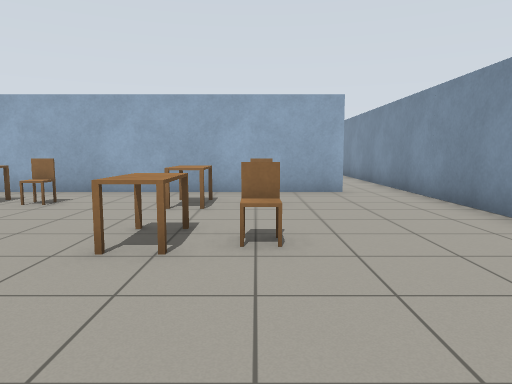
view 1 (above)

23 first-person views from a walk through a robot-simulator world made for Gazebo. The camera is 1 m above the floor, tilts 6° down and sees 70° across. The floor is counted in squares, 1 m on a side. Each view is taken from the middle of a square. On the plan, view 1 faces up. The plan holds only what a view shows up to about 13 squares ahead; the rest is blank. The place goes on beyond the plan. Simple patterns stand in for the simulator's built-in surfaces. Some stock models are drawn as simple stand-ins. Some surface patterns are stand-ins.

view 2
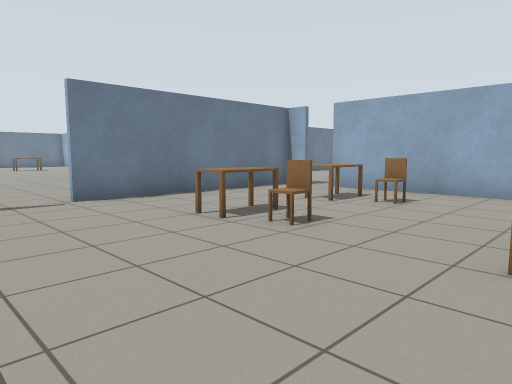

view 3
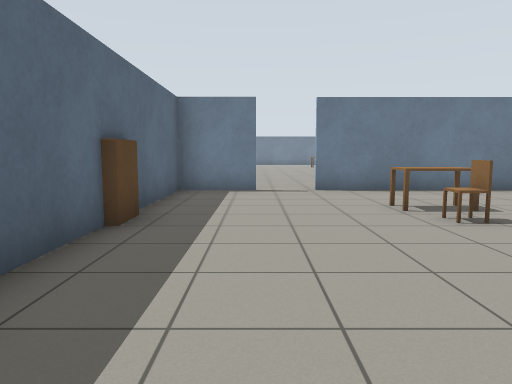

view 4
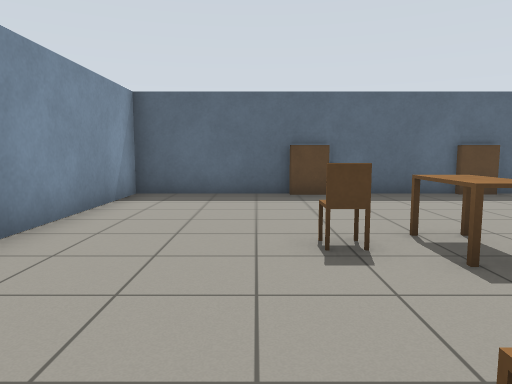

view 5
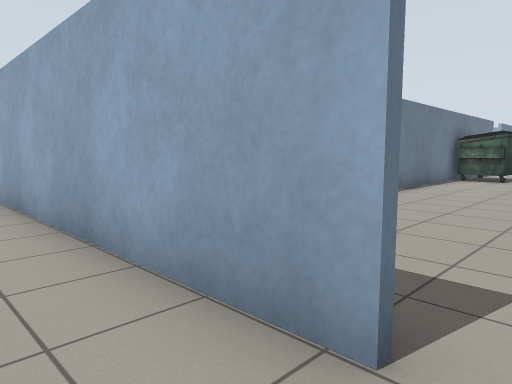

view 6
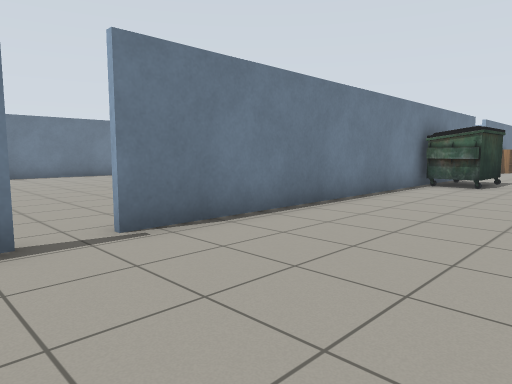

view 7
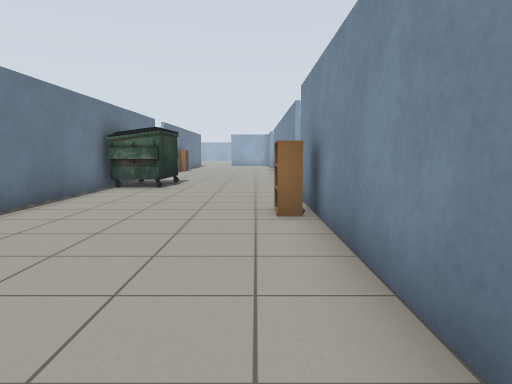

view 8
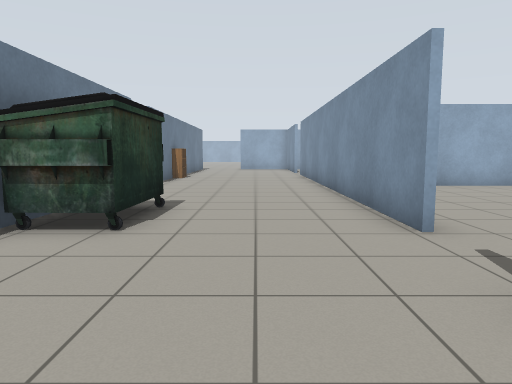

view 9
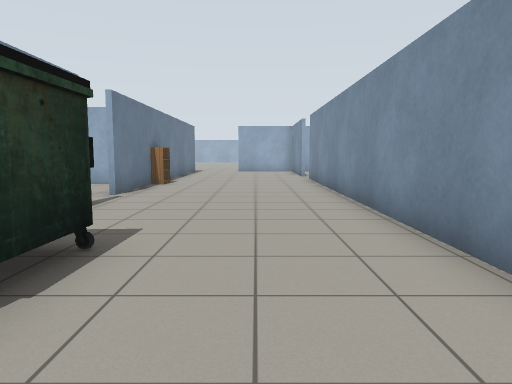

view 10
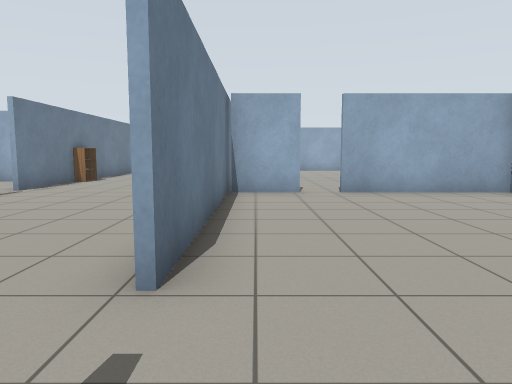

view 11
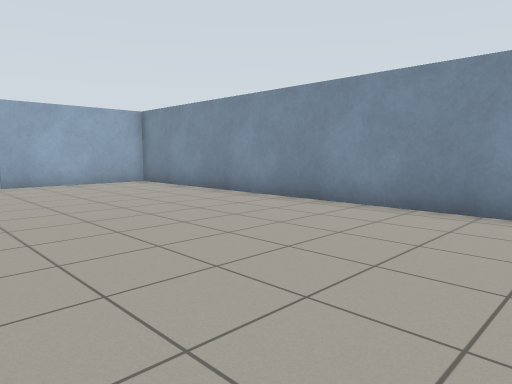

view 12
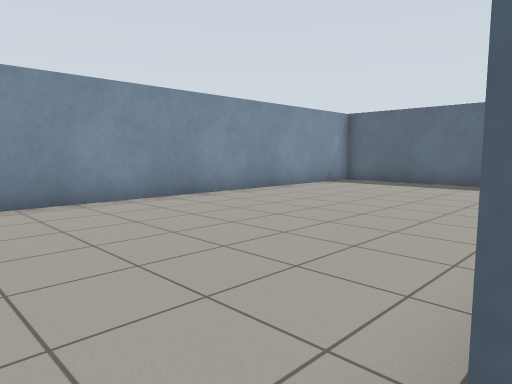

view 13
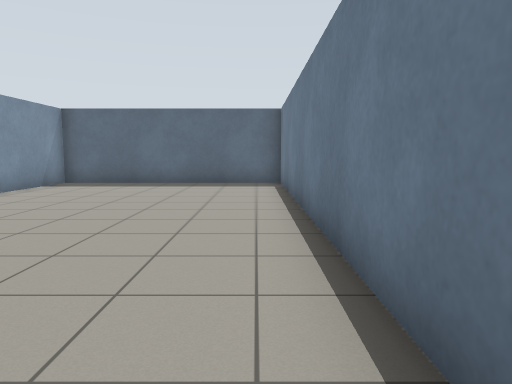

view 14
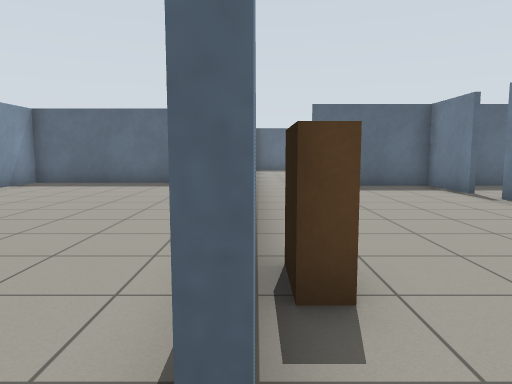

view 15
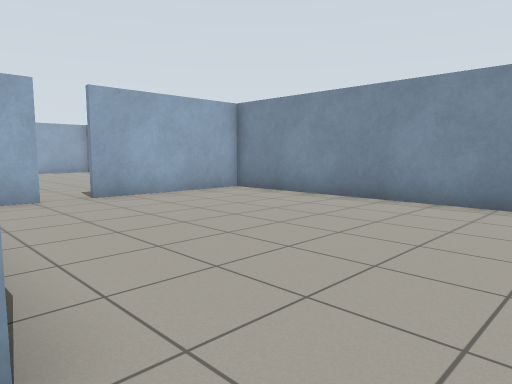

view 16
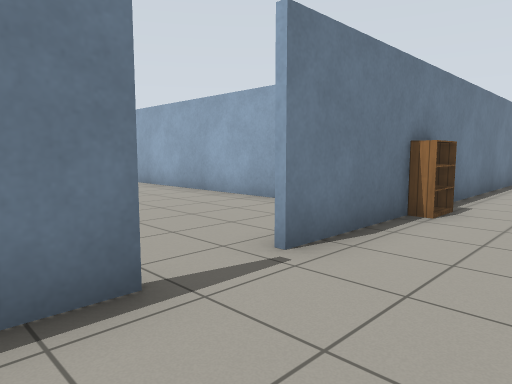

view 17
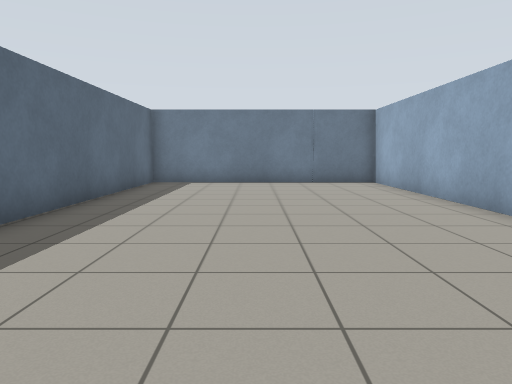

view 18
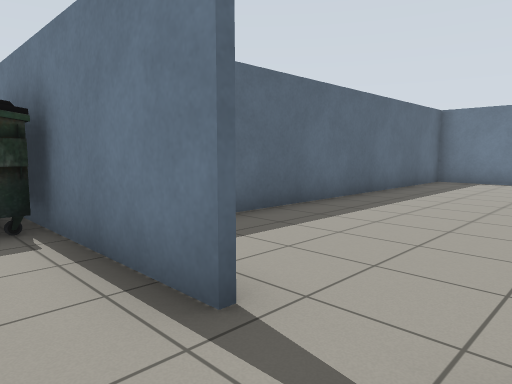

view 19
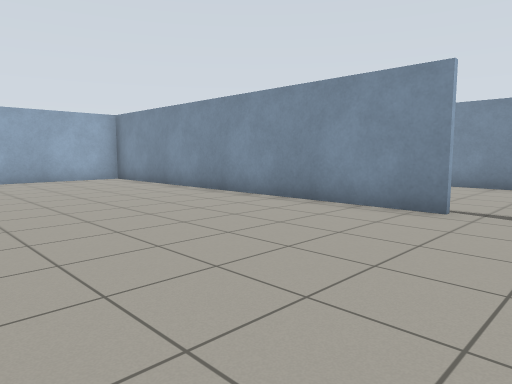

view 20
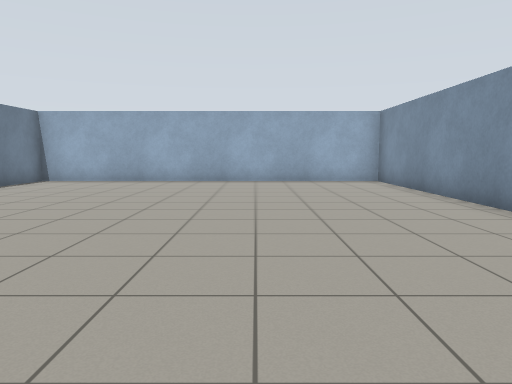

view 21
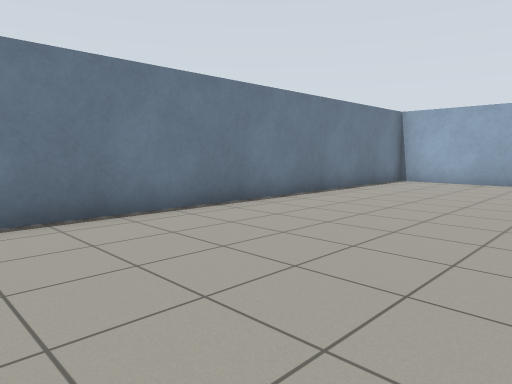

view 22
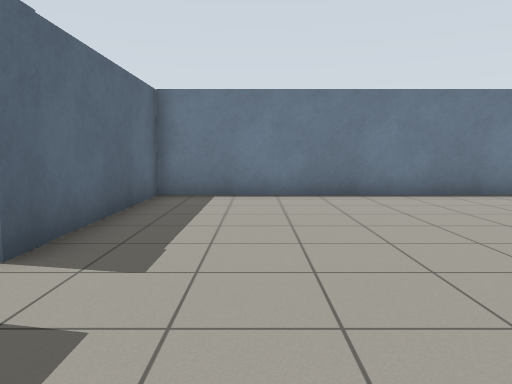

view 23
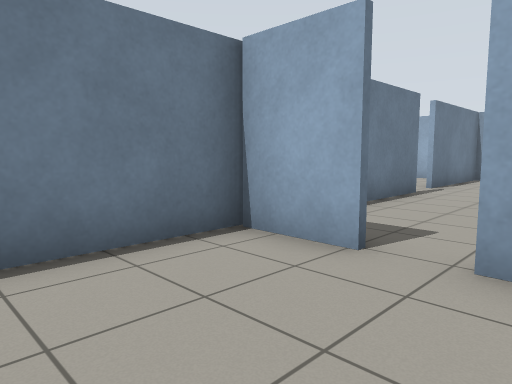

### Floor plan
Ten units are one square. View 1 is at (0, 0); x grows to the right and y downward. Boxes are objects, and circles mark ways between rooms. Rooms are numbered by the first view taken in them; rooms with no view inside come last. Other rooms are left out.
<svg viewBox="-143 -350 263 366">
<path fill="none" stroke="#000" d="M-35 11 -5 11M-82 -95 -90 -95 -90 -26M40 -56 40 -95M24 -95 -72 -95M5 11 40 11 40 -39M-90 -10 -90 11 -45 11M-16 -241 -16 -251M-14 -225 -14 -129M40 -225 40 -341M-14 -282 -14 -255M40 -184 40 -204M-14 -325 -14 -298M-14 -119 -14 -97 9 -97M40 -95 40 -174M43 -199 43 -85 115 -85 115 -294 71 -294M40 -174 40 -184M62 -294 44 -294M43 -310 43 -225M-16 -129 -16 -225M-37 -97 -27 -97M-103 -253 -134 -253M-36 -253 -55 -253M-138 -252 -138 -97 -82 -97M-27 -331 -138 -331 -138 -254 -40 -254"/>
<rect x="-65" y="-55" width="10" height="20" fill="#bbb"><title>desk</title></rect>
<rect x="-65" y="-85" width="10" height="20" fill="#bbb"><title>desk</title></rect>
<rect x="-45" y="-45" width="10" height="10" fill="#bbb"><title>chair</title></rect>
<rect x="-45" y="-75" width="10" height="10" fill="#bbb"><title>chair</title></rect>
<rect x="-15" y="-55" width="10" height="20" fill="#bbb"><title>desk</title></rect>
<rect x="-15" y="-85" width="10" height="20" fill="#bbb"><title>desk</title></rect>
<rect x="-5" y="-45" width="10" height="10" fill="#bbb"><title>chair</title></rect>
<rect x="-5" y="-75" width="10" height="10" fill="#bbb"><title>chair</title></rect>
<rect x="-15" y="-255" width="20" height="30" fill="#bbb"><title>dumpster</title></rect>
<rect x="-15" y="-345" width="10" height="20" fill="#bbb"><title>bookshelf</title></rect>
<rect x="35" y="-185" width="10" height="10" fill="#bbb"><title>bookshelf</title></rect>
<circle cx="30" cy="-100" r="3" fill="#2a7"/>
<circle cx="-80" cy="-100" r="3" fill="#2a7"/>
<circle cx="40" cy="-215" r="3" fill="#2a7"/>
<circle cx="-10" cy="-125" r="3" fill="#2a7"/>
<circle cx="-15" cy="-235" r="3" fill="#2a7"/>
<circle cx="-10" cy="-290" r="3" fill="#2a7"/>
<text x="-30" y="-50">1</text>
<text x="0" y="-240">2</text>
<text x="80" y="-190">3</text>
<text x="-80" y="-170">4</text>
<text x="-80" y="-290">5</text>
</svg>
Room 1 opens to room 2. Room 1 opens to room 4. Room 2 opens to room 3. Room 2 opens to room 4. Room 2 opens to room 5.

Where each view was taken, in squares from view 1:
view 1: 0 up, 0 right, facing up
view 2: 0 up, 1 left, facing up-left
view 3: 1 up, 1 right, facing left
view 4: 8 up, 1 right, facing down
view 5: 8 up, 3 right, facing up-left
view 6: 11 up, 3 right, facing up-left
view 7: 12 up, 3 right, facing up
view 8: 18 up, 2 right, facing up
view 9: 21 up, 2 right, facing up
view 10: 20 up, 5 right, facing up
view 11: 17 up, 5 right, facing up-right
view 12: 21 up, 4 right, facing down-right
view 13: 21 up, 5 right, facing down
view 14: 21 up, 4 right, facing down
view 15: 21 up, 4 right, facing up-right
view 16: 27 up, 1 right, facing up-left
view 17: 29 up, 1 left, facing left
view 18: 30 up, 0 right, facing down-left
view 19: 11 up, 8 left, facing up-right
view 20: 12 up, 6 left, facing up
view 21: 12 up, 8 left, facing up-left
view 22: 12 up, 5 left, facing left
view 23: 26 up, 8 right, facing up-left
